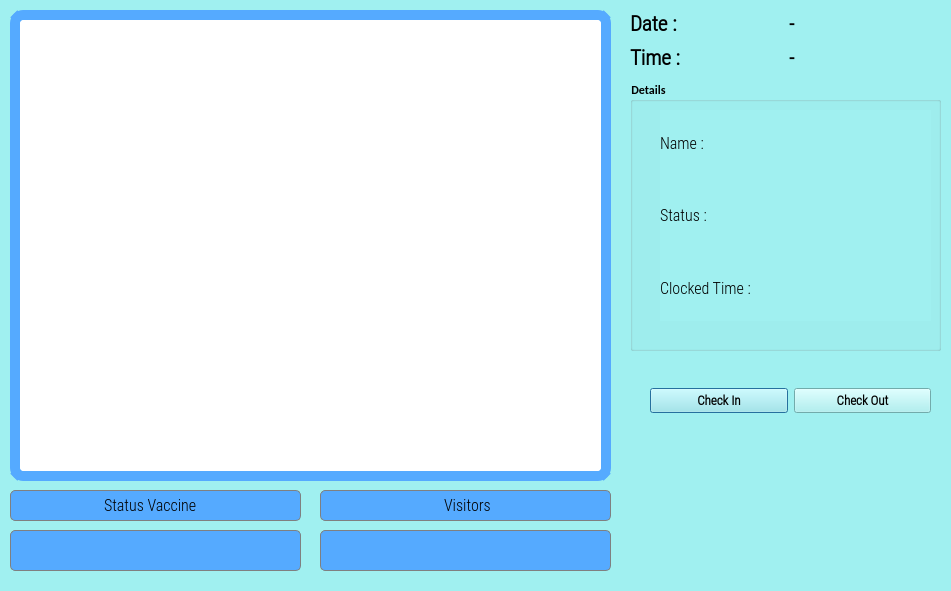
<?xml version="1.0" encoding="UTF-8"?>
<ui version="4.0">
 <class>OutputDialog</class>
 <widget class="QDialog" name="OutputDialog">
  <property name="geometry">
   <rect>
    <x>0</x>
    <y>0</y>
    <width>951</width>
    <height>591</height>
   </rect>
  </property>
  <property name="minimumSize">
   <size>
    <width>0</width>
    <height>0</height>
   </size>
  </property>
  <property name="maximumSize">
   <size>
    <width>1280</width>
    <height>720</height>
   </size>
  </property>
  <property name="font">
   <font>
    <family>Calibri</family>
    <weight>75</weight>
    <bold>true</bold>
   </font>
  </property>
  <property name="windowTitle">
   <string>AI Vaccine Data Checker</string>
  </property>
  <property name="windowIcon">
   <iconset resource="resource.qrc">
    <normaloff>:/icon/icon.png</normaloff>:/icon/icon.png</iconset>
  </property>
  <property name="styleSheet">
   <string notr="true">background-color: #a0f0f0;</string>
  </property>
  <widget class="QLabel" name="imgLabel">
   <property name="geometry">
    <rect>
     <x>10</x>
     <y>10</y>
     <width>601</width>
     <height>471</height>
    </rect>
   </property>
   <property name="minimumSize">
    <size>
     <width>4</width>
     <height>0</height>
    </size>
   </property>
   <property name="maximumSize">
    <size>
     <width>640</width>
     <height>480</height>
    </size>
   </property>
   <property name="styleSheet">
    <string notr="true">border: 10px solid #55aaff;
border-radius: 13px;
background-color: white;</string>
   </property>
   <property name="text">
    <string/>
   </property>
  </widget>
  <widget class="QWidget" name="horizontalLayoutWidget">
   <property name="geometry">
    <rect>
     <x>650</x>
     <y>370</y>
     <width>281</width>
     <height>61</height>
    </rect>
   </property>
   <layout class="QHBoxLayout" name="horizontalLayout">
    <item>
     <widget class="QPushButton" name="ClockInButton">
      <property name="font">
       <font>
        <family>Roboto Condensed Light</family>
        <pointsize>10</pointsize>
        <weight>75</weight>
        <bold>true</bold>
       </font>
      </property>
      <property name="text">
       <string>Check In</string>
      </property>
      <property name="checkable">
       <bool>true</bool>
      </property>
     </widget>
    </item>
    <item>
     <widget class="QPushButton" name="ClockOutButton">
      <property name="font">
       <font>
        <family>Roboto Condensed Light</family>
        <pointsize>10</pointsize>
        <weight>75</weight>
        <bold>true</bold>
       </font>
      </property>
      <property name="text">
       <string>Check Out</string>
      </property>
      <property name="checkable">
       <bool>true</bool>
      </property>
     </widget>
    </item>
   </layout>
  </widget>
  <widget class="QWidget" name="gridLayoutWidget">
   <property name="geometry">
    <rect>
     <x>630</x>
     <y>10</y>
     <width>311</width>
     <height>61</height>
    </rect>
   </property>
   <layout class="QGridLayout" name="gridLayout_2">
    <item row="0" column="0">
     <widget class="QLabel" name="label">
      <property name="font">
       <font>
        <family>Roboto Condensed Light</family>
        <pointsize>16</pointsize>
        <weight>75</weight>
        <bold>true</bold>
       </font>
      </property>
      <property name="text">
       <string>Date :</string>
      </property>
     </widget>
    </item>
    <item row="0" column="1">
     <widget class="QLabel" name="Date_Label">
      <property name="font">
       <font>
        <family>Roboto Condensed Light</family>
        <pointsize>15</pointsize>
        <weight>75</weight>
        <bold>true</bold>
       </font>
      </property>
      <property name="text">
       <string>-</string>
      </property>
     </widget>
    </item>
    <item row="1" column="0">
     <widget class="QLabel" name="label_2">
      <property name="font">
       <font>
        <family>Roboto Condensed Light</family>
        <pointsize>16</pointsize>
        <weight>75</weight>
        <bold>true</bold>
       </font>
      </property>
      <property name="text">
       <string>Time :</string>
      </property>
     </widget>
    </item>
    <item row="1" column="1">
     <widget class="QLabel" name="Time_Label">
      <property name="font">
       <font>
        <family>Roboto Condensed Light</family>
        <pointsize>15</pointsize>
        <weight>75</weight>
        <bold>true</bold>
       </font>
      </property>
      <property name="text">
       <string>-</string>
      </property>
     </widget>
    </item>
   </layout>
  </widget>
  <widget class="QGroupBox" name="groupBox">
   <property name="geometry">
    <rect>
     <x>630</x>
     <y>80</y>
     <width>311</width>
     <height>271</height>
    </rect>
   </property>
   <property name="title">
    <string>Details</string>
   </property>
   <widget class="QWidget" name="verticalLayoutWidget">
    <property name="geometry">
     <rect>
      <x>30</x>
      <y>30</y>
      <width>114</width>
      <height>211</height>
     </rect>
    </property>
    <layout class="QVBoxLayout" name="verticalLayout">
     <item>
      <widget class="QLabel" name="label_3">
       <property name="font">
        <font>
         <family>Roboto Condensed Light</family>
         <pointsize>12</pointsize>
         <weight>50</weight>
         <bold>false</bold>
        </font>
       </property>
       <property name="text">
        <string>Name : </string>
       </property>
      </widget>
     </item>
     <item>
      <widget class="QLabel" name="label_4">
       <property name="font">
        <font>
         <family>Roboto Condensed Light</family>
         <pointsize>12</pointsize>
         <weight>50</weight>
         <bold>false</bold>
        </font>
       </property>
       <property name="text">
        <string>Status :</string>
       </property>
      </widget>
     </item>
     <item>
      <widget class="QLabel" name="label_5">
       <property name="font">
        <font>
         <family>Roboto Condensed Light</family>
         <pointsize>12</pointsize>
         <weight>50</weight>
         <bold>false</bold>
        </font>
       </property>
       <property name="text">
        <string>Clocked Time : </string>
       </property>
      </widget>
     </item>
    </layout>
   </widget>
   <widget class="QWidget" name="verticalLayoutWidget_2">
    <property name="geometry">
     <rect>
      <x>140</x>
      <y>30</y>
      <width>161</width>
      <height>211</height>
     </rect>
    </property>
    <layout class="QVBoxLayout" name="verticalLayout_2">
     <item>
      <widget class="QLabel" name="NameLabel">
       <property name="font">
        <font>
         <family>Roboto Condensed Light</family>
         <pointsize>12</pointsize>
         <weight>50</weight>
         <bold>false</bold>
        </font>
       </property>
       <property name="text">
        <string/>
       </property>
      </widget>
     </item>
     <item>
      <widget class="QLabel" name="StatusLabel">
       <property name="font">
        <font>
         <family>Roboto Condensed Light</family>
         <pointsize>12</pointsize>
         <weight>50</weight>
         <bold>false</bold>
        </font>
       </property>
       <property name="text">
        <string/>
       </property>
      </widget>
     </item>
     <item>
      <layout class="QHBoxLayout" name="horizontalLayout_2">
       <item>
        <widget class="QLabel" name="HoursLabel">
         <property name="font">
          <font>
           <family>Roboto Condensed Light</family>
           <pointsize>12</pointsize>
           <weight>50</weight>
           <bold>false</bold>
          </font>
         </property>
         <property name="text">
          <string/>
         </property>
        </widget>
       </item>
       <item>
        <widget class="QLabel" name="MinLabel">
         <property name="font">
          <font>
           <family>Roboto Condensed Light</family>
           <pointsize>12</pointsize>
           <weight>50</weight>
           <bold>false</bold>
          </font>
         </property>
         <property name="text">
          <string/>
         </property>
        </widget>
       </item>
      </layout>
     </item>
    </layout>
   </widget>
  </widget>
  <widget class="QLabel" name="label_6">
   <property name="geometry">
    <rect>
     <x>10</x>
     <y>490</y>
     <width>291</width>
     <height>31</height>
    </rect>
   </property>
   <property name="font">
    <font>
     <family>Roboto Condensed Light</family>
     <pointsize>12</pointsize>
     <weight>50</weight>
     <bold>false</bold>
    </font>
   </property>
   <property name="styleSheet">
    <string notr="true">border: 1px solid grey;
border-radius: 5px;
background-color: #55aaff;
text-align: center;
padding: 3px 90px 3px 90px;</string>
   </property>
   <property name="text">
    <string notr="true">Status Vaccine</string>
   </property>
  </widget>
  <widget class="QLabel" name="label_7">
   <property name="geometry">
    <rect>
     <x>320</x>
     <y>490</y>
     <width>291</width>
     <height>31</height>
    </rect>
   </property>
   <property name="font">
    <font>
     <family>Roboto Condensed Light</family>
     <pointsize>12</pointsize>
     <weight>50</weight>
     <bold>false</bold>
    </font>
   </property>
   <property name="styleSheet">
    <string notr="true">border: 1px solid grey;
border-radius: 5px;
background-color: #55aaff;
text-align: center;
padding: 3px 120px 3px 120px;
</string>
   </property>
   <property name="text">
    <string>Visitors</string>
   </property>
  </widget>
  <widget class="QLabel" name="imgBinus">
   <property name="geometry">
    <rect>
     <x>700</x>
     <y>500</y>
     <width>191</width>
     <height>81</height>
    </rect>
   </property>
   <property name="minimumSize">
    <size>
     <width>4</width>
     <height>0</height>
    </size>
   </property>
   <property name="maximumSize">
    <size>
     <width>640</width>
     <height>480</height>
    </size>
   </property>
   <property name="styleSheet">
    <string notr="true"/>
   </property>
   <property name="text">
    <string/>
   </property>
   <property name="pixmap">
    <pixmap>binus.png</pixmap>
   </property>
   <property name="scaledContents">
    <bool>true</bool>
   </property>
  </widget>
  <widget class="QLabel" name="imgBinus_2">
   <property name="geometry">
    <rect>
     <x>670</x>
     <y>440</y>
     <width>251</width>
     <height>51</height>
    </rect>
   </property>
   <property name="minimumSize">
    <size>
     <width>4</width>
     <height>0</height>
    </size>
   </property>
   <property name="maximumSize">
    <size>
     <width>640</width>
     <height>480</height>
    </size>
   </property>
   <property name="styleSheet">
    <string notr="true"/>
   </property>
   <property name="text">
    <string/>
   </property>
   <property name="pixmap">
    <pixmap>5m.png</pixmap>
   </property>
   <property name="scaledContents">
    <bool>true</bool>
   </property>
  </widget>
  <widget class="QLabel" name="StatusVaccine">
   <property name="geometry">
    <rect>
     <x>10</x>
     <y>530</y>
     <width>291</width>
     <height>41</height>
    </rect>
   </property>
   <property name="font">
    <font>
     <family>Roboto Condensed Light</family>
     <pointsize>12</pointsize>
     <weight>50</weight>
     <bold>false</bold>
    </font>
   </property>
   <property name="styleSheet">
    <string notr="true">border: 1px solid grey;
border-radius: 5px;
background-color: #55aaff;
text-align: center;
padding: 3px 85px 3px 85px;</string>
   </property>
   <property name="text">
    <string notr="true"/>
   </property>
  </widget>
  <widget class="QLabel" name="TotalVisit">
   <property name="geometry">
    <rect>
     <x>320</x>
     <y>530</y>
     <width>291</width>
     <height>41</height>
    </rect>
   </property>
   <property name="font">
    <font>
     <family>Roboto Condensed Light</family>
     <pointsize>12</pointsize>
     <weight>50</weight>
     <bold>false</bold>
    </font>
   </property>
   <property name="styleSheet">
    <string notr="true">border: 1px solid grey;
border-radius: 5px;
background-color: #55aaff;
text-align: center;
padding: 3px 110px 3px 115px;</string>
   </property>
   <property name="text">
    <string/>
   </property>
  </widget>
 </widget>
 <resources>
  <include location="resource.qrc"/>
 </resources>
 <connections/>
</ui>
